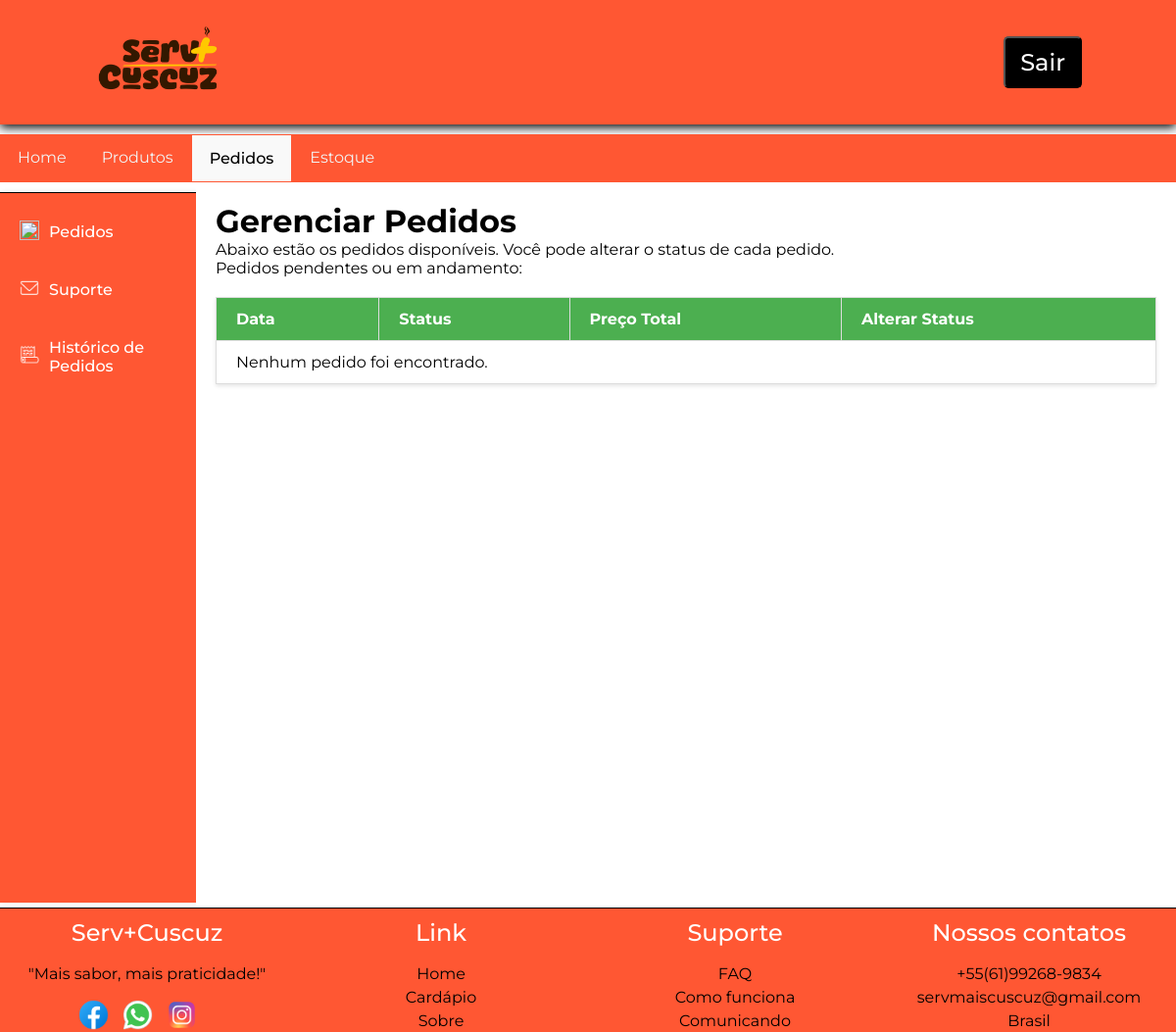
/view/funcionario/pedidos.php (signed in), run on an earlier commit of the app's database.
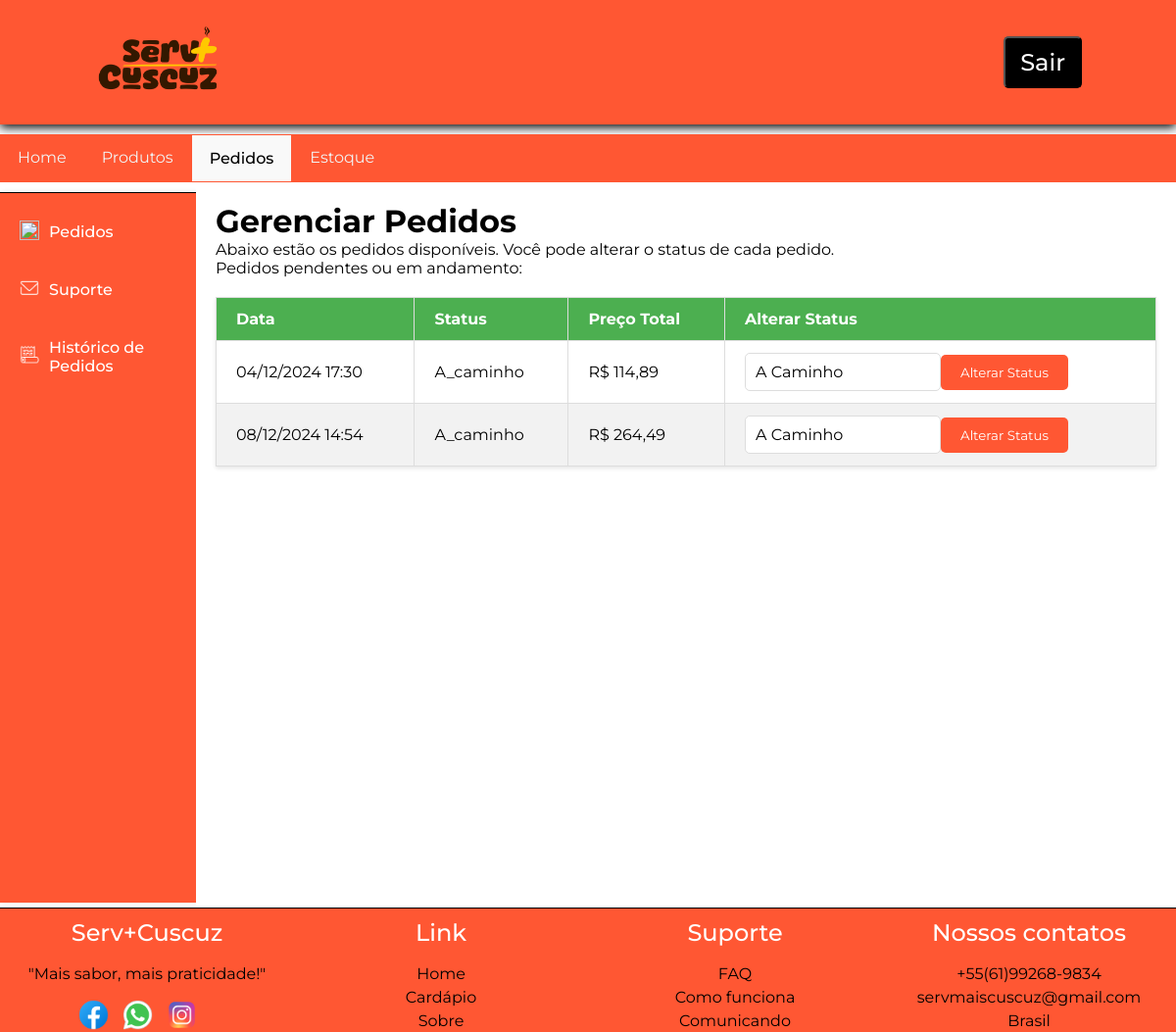
And on a later commit of the database.
### tables this page shows
CREATE TABLE `t_pedido` (
  `id` int(11) NOT NULL,
  `data` datetime DEFAULT current_timestamp(),
  `status` enum('PENDENTE','PREPARANDO','A_CAMINHO','ENTREGUE','CANCELADO') DEFAULT NULL,
  `entrega_domicilio` tinyint(1) DEFAULT NULL COMMENT '1 = Sim\n0 = Não',
  `preco_total` decimal(10,2) DEFAULT NULL,
  `t_cliente_id` int(11) NOT NULL
);

### model/DAO/pedidoDAO.php (called while the page is built, shortened)
<?php
class PedidoDAO {
    private $pdo;
    public function __construct($pdo) {
        $this->pdo = $pdo;
    }
        public function getAll() {
            $sql = "SELECT * FROM t_pedido";
            $stmt = $this->pdo->prepare($sql);
            $stmt->execute();
            return $stmt->fetchAll(PDO::FETCH_ASSOC);
        }
}

### controller/pedido/readPedidoController.php (called while the page is built, shortened)
<?php
require_once __DIR__ . "../../../model/DAO/PedidoDAO.php";
try {
    $pdo = Conexao::getInstance();
    $pedidoDAO = new PedidoDAO($pdo);
    if (isset($_SESSION['perfil']) && $_SESSION['perfil'] === 'FUNCIONARIO') {
        $pedidos = $pedidoDAO->getAll();
    } elseif (isset($_SESSION['id']) && is_numeric($_SESSION['id'])) {
        $pedidos = $pedidoDAO->getAllByClienteId($_SESSION['id']);
    } else {
        throw new Exception("Usuário não autorizado ou ID inválido.");
    }
} catch (Exception $e) {
    $_SESSION['pedidos'] = [];
    $_SESSION['msg'] = [
        'tipo' => 'erroPedido',
        'mensagem' => $e->getMessage()
    ];
}

### view/funcionario/pedidos.php (the view, shortened to what the changed rows need)
<?php
require_once __DIR__ . "../../../controller/pedido/readPedidoController.php";
?>
<!DOCTYPE html>
<html lang="pt-br">
<head>
    <link rel="stylesheet" href="../../assets/css/headerCadastro.css">
    <link rel="stylesheet" href="../../assets/css/painelControleAdmin.css">
    <link rel="stylesheet" href="../../assets/css/produto/produto.css">
    <link rel="stylesheet" href="../../assets/css/mensagens/mensagens.css">
    <link rel="stylesheet" href="../../assets/css/pedido/footer.css">
    <link rel="stylesheet" href="../../assets/css/funcionario/funcionario.css">
    <link rel="stylesheet" href="https://cdnjs.cloudflare.com/ajax/libs/font-awesome/5.15.4/css/all.min.css">
</head>
<body>
<main class="perfil-container">
<div class="perfil-conteudo">
    <div id="pedidos" class="secao" style="display: none;">
        <h1>Gerenciar Pedidos</h1>
        <table class="table-pedidos">
            <thead>
                <tr>
                    <th>Data</th>
                    <th>Status</th>
                    <th>Preço Total</th>
                    <th>Alterar Status</th>
                </tr>
            </thead>
            <tbody>
                <?php
                if (isset($_SESSION['pedidos']) && !empty($_SESSION['pedidos'])) {
                    foreach ($_SESSION['pedidos'] as $pedido) {
                        if (in_array($pedido['status'], ['PENDENTE', 'PREPARANDO', 'A_CAMINHO'])) {
                            echo "<tr>";
                            echo "<td>" . date('d/m/Y H:i', strtotime($pedido['data'])) . "</td>";
                            echo "<td>" . ucfirst(strtolower($pedido['status'])) . "</td>";
                            echo "<td>R$ " . number_format($pedido['preco_total'], 2, ',', '.') . "</td>";
                            echo "<td>
                                    <form action='../../controller/funcionario/updateStatusPedidoController.php' method='POST'>
                                        <input type='hidden' name='pedido_id' value='" . $pedido['id'] . "'>
                                        <div class='input-group'>
                                            <div class='select-container'>
                                                <select name='novo_status'>
                                                    <option value='PENDENTE' " . ($pedido['status'] == 'PENDENTE' ? 'selected' : '') . ">Pendente</option>
                                                    <option value='PREPARANDO' " . ($pedido['status'] == 'PREPARANDO' ? 'selected' : '') . ">Em Preparação</option>
                                                    <option value='A_CAMINHO' " . ($pedido['status'] == 'A_CAMINHO' ? 'selected' : '') . ">A Caminho</option>
                                                    <option value='ENTREGUE' " . ($pedido['status'] == 'ENTREGUE' ? 'selected' : '') . ">Entregue</option>
                                                    <option value='CANCELADO' " . ($pedido['status'] == 'CANCELADO' ? 'selected' : '') . ">Cancelado</option>
                                                </select>
                                            </div>
                                            <button type='submit' class='btn-alterar-status'>
                                                Alterar Status
                                            </button>
                                        </div>
                                    </form>
                                </td>";
                            echo "</tr>";
                        }
                    }
                } else {
                    echo "<tr><td colspan='4'>Nenhum pedido foi encontrado.</td></tr>";
                }
                ?>
            </tbody>
        </table>
    </div>
</div>
</main>
<footer>
<div class="containerFooter">
            <ul>
                <h2>Serv+Cuscuz</h2>
            </ul>
            <ul>
                <h2>Link</h2>
            </ul>
            <ul>
                <h2>Suporte</h2>
            </ul>
            <ul>
                <h2>Nossos contatos</h2>
            </ul>
        </div>
</footer>
</body>
</html>

What changed in the data, as far as the page shows it:
added t_pedido: data "04/12/2024 17:30", status "A_caminho", preco_total "114,89", novo_status "A Caminho"
added t_pedido: data "08/12/2024 14:54", status "A_caminho", preco_total "264,49", novo_status "A Caminho"
Also different on the page:
text no longer shown: "Nenhum pedido foi encontrado."
